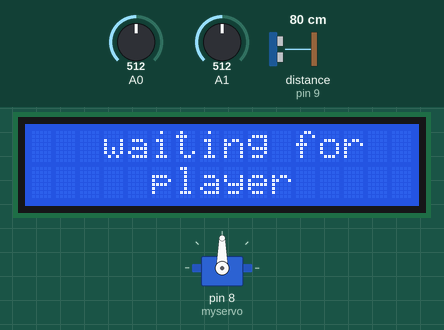
This sketch was run on a simulated Arduino Uno, built with avr-gcc and run on an emulated ATmega328P. Parts: servo, 16×2 character LCD. Wiring (inferred from the names in the program): ultrasonic range finder: trigger pin 13; echo pin 9. The test bench sets the inputs (shaded band); at power-on: distance to the obstacle (sensor on pin 9) 80 cm, A1 = 512, A0 = 512. The echo pulse lasts 58.3 µs per cm; random numbers use the default seed unless the sketch sets one; what the sketch prints to the serial monitor is not drawn.

Above: at 1.2 s.
1.3 s: distance to the obstacle (sensor on pin 9) set to 2 cm
At 2.1 s:
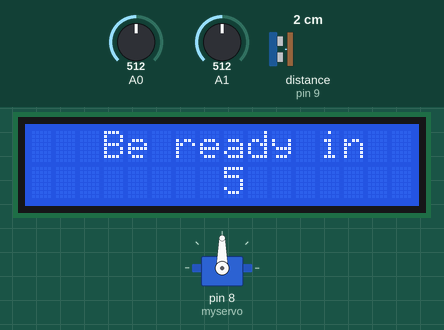
4.3 s: A1 set to 485
At 7.1 s:
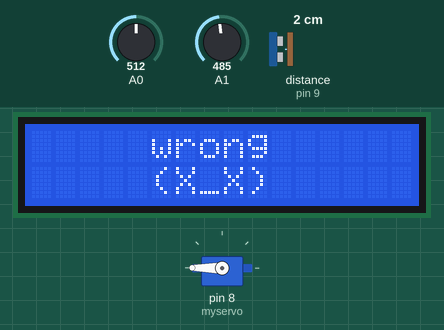
7.3 s: distance to the obstacle (sensor on pin 9) set to 35 cm
At 8.4 s:
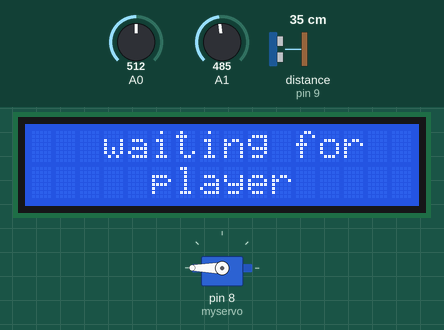
8.9 s: distance to the obstacle (sensor on pin 9) set to 4 cm
At 13.98 s:
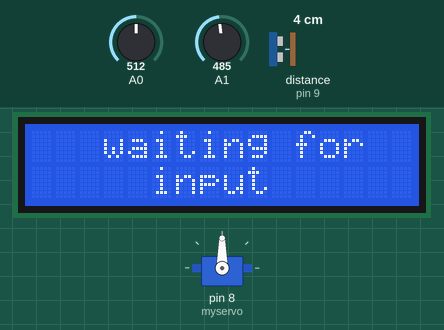
14.9 s: distance to the obstacle (sensor on pin 9) set to 60 cm
At 15.4 s:
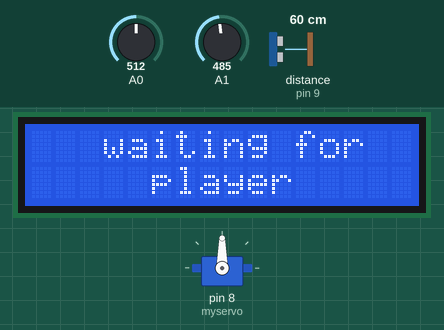
16.5 s: distance to the obstacle (sensor on pin 9) set to 9 cm
At 18.3 s:
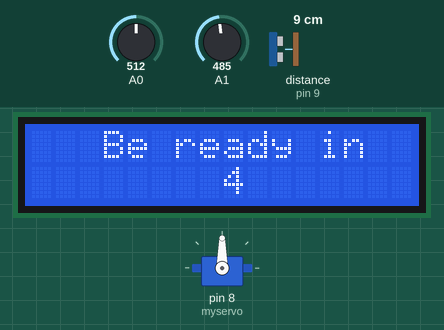
Timing chart, 0 to 19.8 s (numbered marks = the images above; inputs shaded):
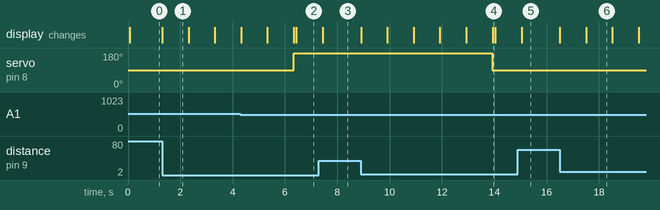

The sketch:

timer_code.ino
```cpp
#include <LiquidCrystal.h> // the library for including the lcd syntaxes

const int trig = 13;
const int echo = 9;
#include <Servo.h> // the library for including the servo syntaxes

LiquidCrystal lcd(2, 3, 4, 5, 6, 7);

// lcd(rs, en, d4, d5, d6, d7)
// rs - register select, to compare between the incoming text or the command
// en - enable pin
// d4, d5... - digital pins

long totaltime;
int distance, angle, x, y, jStick, i;
unsigned long t0, t1, response;

enum gamestate // the enumeration used to check the current state of the game for clarity
{
  waiting_for_player,
  waiting_for_input,
  check_result,
  waiting_for_leave
};

gamestate state = waiting_for_player;

Servo myservo;

void setup()
{
  myservo.attach(8);

  pinMode(trig, OUTPUT); // powering the trigger pin which sends the ultrasonic pulses
  pinMode(echo, INPUT);  // powers the echo pin which is the output pin


  Serial.begin(9600);
  randomSeed(analogRead(A2)); // to generate a random seed used for the pattern of the servo motor

  lcd.begin(16,2);
  lcd.clear();
}

bool check()
{
  jStick = -1;

  // LEFT
  if (y >= 800)
  {
    jStick = 0;
  }

  // RIGHT
  else if (y <= 200)
  {
    jStick = 180;
  }

  // DOWN
  else if (x >= 800)
  {
    jStick = 90;
  }

  Serial.print("Comparing ");
  Serial.print(angle);
  Serial.print(" with ");
  Serial.println(jStick);

  return (angle == jStick);
}

void loop()
{
  // -------- Ultrasonic --------
  digitalWrite(trig, LOW);
  delayMicroseconds(2);

  digitalWrite(trig, HIGH);
  delayMicroseconds(10);

  digitalWrite(trig, LOW);

  totaltime = pulseIn(echo, HIGH); // measures the length of the pulse used for calculating time
  distance = totaltime * 0.034 / 2; // speed of sound is roughly 340 m/s
  // -------- WAITING FOR PLAYER --------
  if (state == waiting_for_player)
  {
    lcd.setCursor(3,0);
    lcd.print("waiting for");

    lcd.setCursor(5,1);
    lcd.print("player");

    if (distance <= 30)
    {
      int arr[3] = {0, 90, 180};
      int n = random(0,3); // the operation that is used to make the servo rotate in a random direction
      angle = arr[n];

      Serial.print("Servo Angle: ");
      i = 5;

      while(i > 0)
      {
        lcd.clear();
        lcd.setCursor(3,0);
        lcd.print("Be ready in");

        lcd.setCursor(8,1);
        lcd.print(i);

        delay(1000);     // Wait 1 second

        i--;
      }

      myservo.write(angle); // servo performs the operation

      Serial.println(angle);

      t0 = millis();

      lcd.clear();
      lcd.setCursor(3,0);
      lcd.print("waiting for");
      lcd.setCursor(5,1);
      lcd.print("input");

      state = waiting_for_input;
    }
  }

  // -------- WAITING FOR INPUT --------

  if (state == waiting_for_input)
  {
    x = analogRead(A0);
    y = analogRead(A1);

    // Wait until joystick leaves center
    if (!(x >= 480 && x <= 540 && y >= 500 && y <= 550))
    {
      state = check_result;
      t1 = millis();
    }

    delay(100);
  }

  // -------- CHECK RESULT --------
  if (state == check_result)
  {
    bool player = check();

    Serial.print("Player: ");
    Serial.println(player);

    if (player)
    {
      lcd.clear();
      lcd.setCursor(0,0);
      lcd.print("Correct");
      lcd.setCursor(9, 0);
      lcd.print("(^__^)");
      response = t1 - t0;
      lcd.setCursor(0, 1);
      lcd.print("Reaction= ");
      lcd.setCursor(10,1);
      lcd.print(response);
      lcd.setCursor(14, 1);
      lcd.print("ms");
      delay(4000);
      // Stay here until player leaves
      state = waiting_for_leave;
    }
    else
    {
      lcd.clear();
      lcd.setCursor(5,0);
      lcd.print("wrong");
      lcd.setCursor(5,1);
      lcd.print("(X_X)");
      delay(1000);
      state = waiting_for_leave;
    }
  }

  // -------- WAIT FOR PLAYER TO LEAVE --------
  if (state == waiting_for_leave)
  {
    if (distance > 30)
    {
      Serial.println("Player Left");
      lcd.clear();
      state = waiting_for_player;
    }
  }
}
```

Measured:
- the behaviour switches between 500 and 499 on A1 (found by bisection; images 1 and 2)
- after the input at 1.3 s, the display: changes at once (image 1)
- after the input at 7.3 s, the display: first changes after 0.15 s (image 3 shows a later state)
- after the input at 8.9 s, servo on pin 8 (myservo): 180° → 90° after 5.0 s; the display: first changes at once (image 4 shows a later state)
- after the input at 14.9 s, the display: first changes after 0.14 s (image 5 shows a later state)
- after the input at 16.5 s, the display: first changes at once (image 6 shows a later state)
- what the display in image 1 shows lasts 1.0 s, from 1.3 s to 2.3 s
